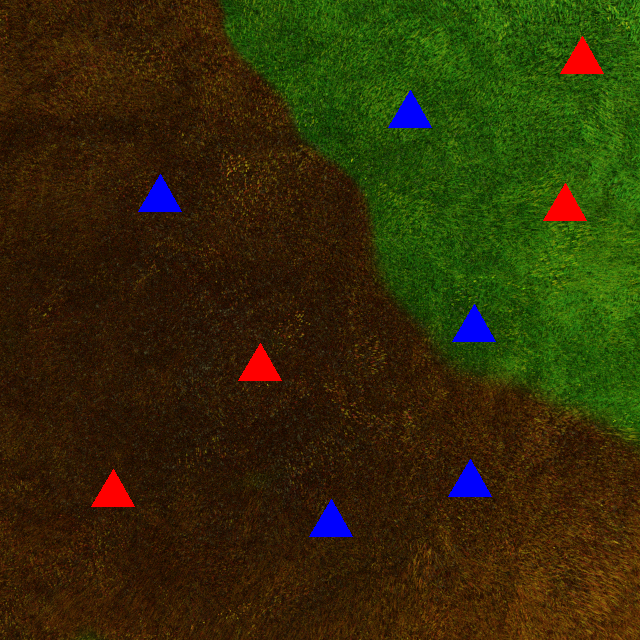
#> input picture photos/2.png, 640 x 640 px, found by its file name
$ python gpt.py
#> lines starting #> are read from the running program, lines starting #| are printed output that depends on the picture; after the words box and inside, x2 and y2 are one past the last pixel; in counts of white or black regions, pixels touching at a corner belong together
import cv2
import numpy as np

# Load the image
image_path = "photos/2.png"
image = cv2.imread(image_path)
#> image is the input picture: shape (640, 640, 3); mean B, G, R 8.1, 44.6, 49.8

# Convert the image to HSV color space
hsv_image = cv2.cvtColor(image, cv2.COLOR_BGR2HSV)
#> hsv_image: shape (640, 640, 3); mean H, S, V 25.3, 232.9, 65.5

# Define color ranges for green and brown regions
green_lower = np.array([35, 50, 50])
green_upper = np.array([85, 255, 255])
brown_lower = np.array([0, 50, 50])
brown_upper = np.array([35, 255, 255])

# Create masks for green and brown regions
green_mask = cv2.inRange(hsv_image, green_lower, green_upper)
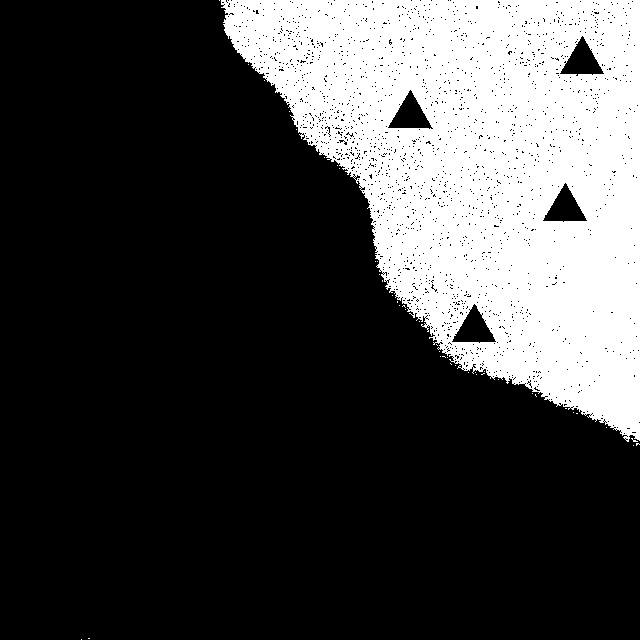
#> green_mask: shape (640, 640); 27.2% white; 43 white regions (42 under 20 px), largest, box (x1, y1, x2, y2) and area: (221, 0, 640, 442) 111303
brown_mask = cv2.inRange(hsv_image, brown_lower, brown_upper)
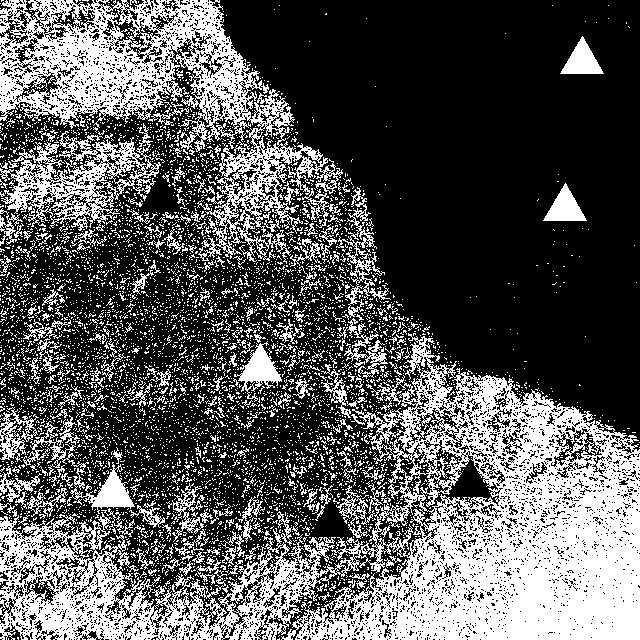
#> brown_mask: shape (640, 640); 34.5% white; 6113 white regions (5833 under 20 px), largest, box (x1, y1, x2, y2) and area: (0, 333, 640, 640) 70107, (0, 0, 343, 264) 25578, (0, 123, 161, 231) 5952

# Define color ranges for red and blue houses
red_lower = np.array([0, 50, 50])
red_upper = np.array([10, 255, 255])
blue_lower = np.array([100, 50, 50])
blue_upper = np.array([130, 255, 255])

# Create masks for red and blue houses
red_mask = cv2.inRange(hsv_image, red_lower, red_upper)
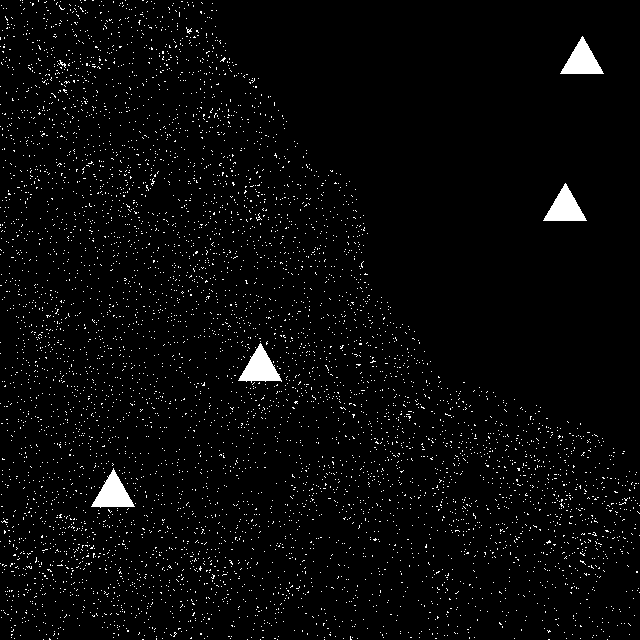
#> red_mask: shape (640, 640); 2.9% white; 5873 white regions (5868 under 20 px), largest, box (x1, y1, x2, y2) and area: (238, 343, 282, 383) 864, (91, 468, 135, 508) 859, (560, 36, 604, 74) 855, (543, 183, 587, 221) 855, (58, 60, 66, 68) 21
blue_mask = cv2.inRange(hsv_image, blue_lower, blue_upper)
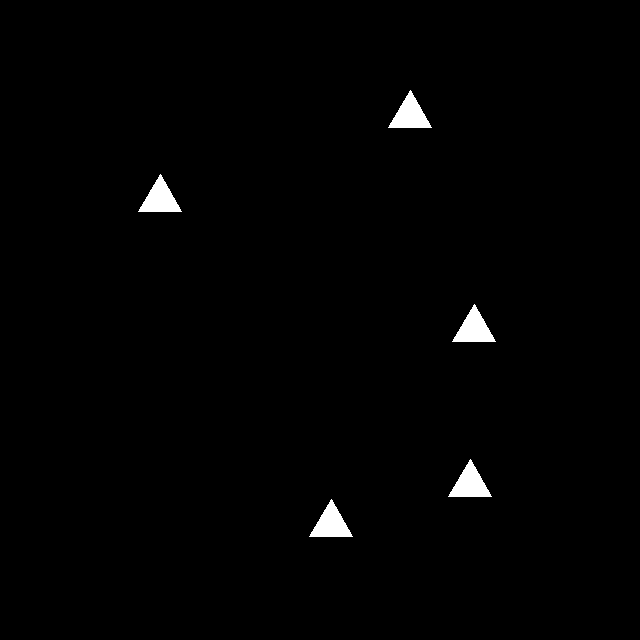
#> blue_mask: shape (640, 640); 1% white; 5 white regions, box (x1, y1, x2, y2) and area: (388, 90, 432, 128) 855, (138, 174, 182, 212) 855, (452, 304, 496, 342) 855, (448, 459, 492, 497) 855, (309, 499, 353, 537) 855

# Count blue and red houses in green region
green_blue_houses = cv2.countNonZero(blue_mask & green_mask)
#> green_blue_houses = 0
green_red_houses = cv2.countNonZero(red_mask & green_mask)
#> green_red_houses = 0

# Count blue and red houses in brown region
brown_blue_houses = cv2.countNonZero(blue_mask & brown_mask)
#> brown_blue_houses = 0
brown_red_houses = cv2.countNonZero(red_mask & brown_mask)
#> brown_red_houses = 12079

# Print the results
print("Green Region:")
print("Blue Houses:", green_blue_houses)
#| Blue Houses: 0
print("Red Houses:", green_red_houses)
#| Red Houses: 0

print("Brown Region:")
print("Blue Houses:", brown_blue_houses)
#| Blue Houses: 0
print("Red Houses:", brown_red_houses)
#| Red Houses: 12079

$ run again, with photos/1.png copied over photos/2.png
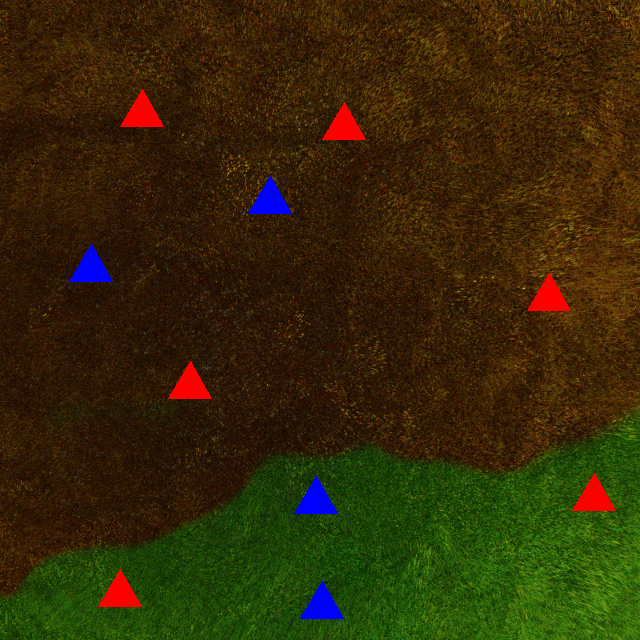
#> input picture photos/1.png, 640 x 640 px, found by its file name
#> image is the input picture: shape (640, 640, 3); mean B, G, R 7.3, 41.1, 52.4
#> hsv_image: shape (640, 640, 3); mean H, S, V 23.5, 233.2, 64.1
#> `green_mask = cv2.inRange(hsv_image, green_lower, green_upper)`:
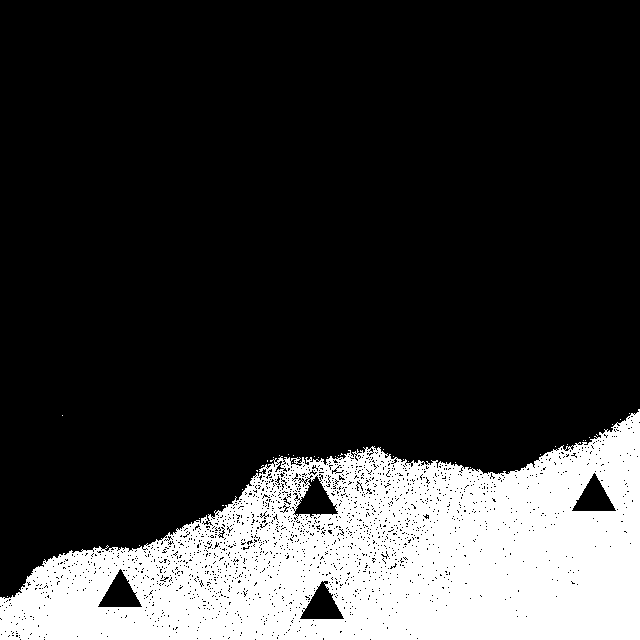
#> green_mask: shape (640, 640); 21.5% white; 38 white regions (37 under 20 px), largest, box (x1, y1, x2, y2) and area: (0, 409, 640, 640) 88166
#> brown_mask: shape (640, 640); 41.6% white; 5427 white regions (5201 under 20 px), largest, box (x1, y1, x2, y2) and area: (0, 0, 640, 475) 135337, (0, 514, 116, 598) 2910, (167, 355, 213, 404) 954
#> red_mask: shape (640, 640); 3.6% white; 6220 white regions (6213 under 20 px), largest, box (x1, y1, x2, y2) and area: (168, 359, 212, 400) 864, (527, 273, 571, 311) 863, (120, 89, 165, 128) 862
#> `blue_mask = cv2.inRange(hsv_image, blue_lower, blue_upper)`:
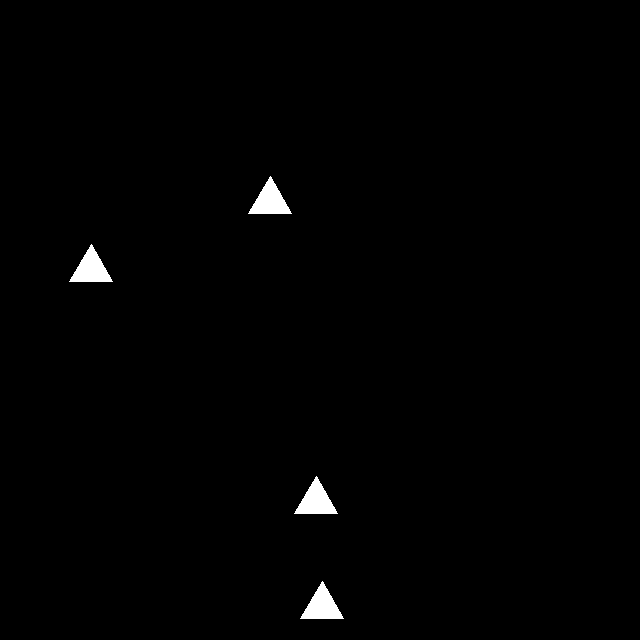
#> blue_mask: shape (640, 640); 0.83% white; 4 white regions, box (x1, y1, x2, y2) and area: (248, 176, 292, 214) 855, (69, 244, 113, 282) 855, (294, 476, 338, 514) 855, (300, 581, 344, 619) 855
#> green_blue_houses = 0
#> brown_red_houses = 14620
#| Blue Houses: 0
#| Red Houses: 0
#| Blue Houses: 0
#| Red Houses: 14620

$ run again, with photos/10.png copied over photos/2.png
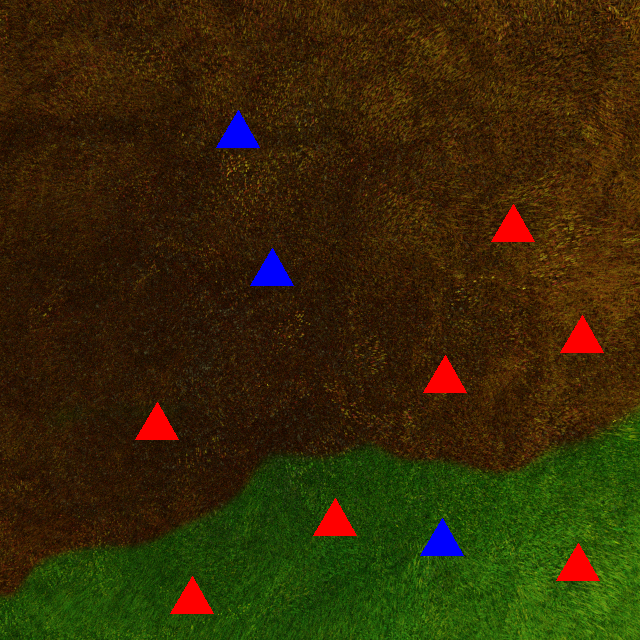
#> input picture photos/10.png, 640 x 640 px, found by its file name
#> image is the input picture: shape (640, 640, 3); mean B, G, R 6.8, 41, 52.9
#> hsv_image: shape (640, 640, 3); mean H, S, V 23.3, 233.2, 64.1
#> `green_mask = cv2.inRange(hsv_image, green_lower, green_upper)`:
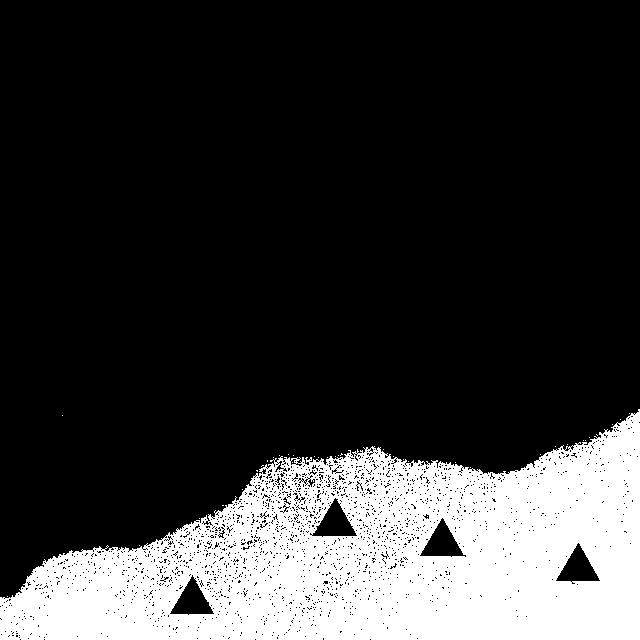
#> green_mask: shape (640, 640); 21.5% white; 38 white regions (37 under 20 px), largest, box (x1, y1, x2, y2) and area: (0, 409, 640, 640) 88114
#> brown_mask: shape (640, 640); 41.8% white; 5436 white regions (5208 under 20 px), largest, box (x1, y1, x2, y2) and area: (0, 0, 640, 475) 128977, (0, 123, 161, 231) 6049, (0, 514, 116, 598) 2910
#> red_mask: shape (640, 640); 3.8% white; 6235 white regions (6227 under 20 px), largest, box (x1, y1, x2, y2) and area: (560, 315, 604, 354) 862, (491, 204, 535, 243) 859, (423, 355, 467, 394) 858
#> `blue_mask = cv2.inRange(hsv_image, blue_lower, blue_upper)`:
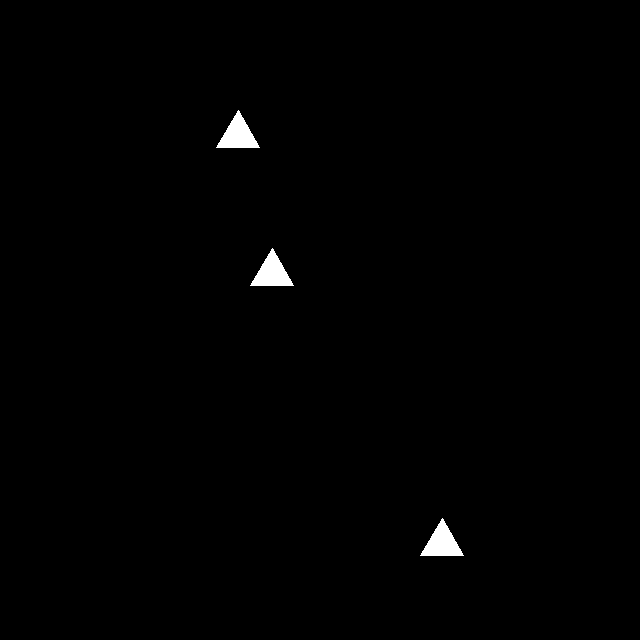
#> blue_mask: shape (640, 640); 0.63% white; 3 white regions, box (x1, y1, x2, y2) and area: (216, 110, 260, 148) 855, (250, 248, 294, 286) 855, (420, 518, 464, 556) 855
#> green_blue_houses = 0
#> brown_red_houses = 15502
#| Blue Houses: 0
#| Red Houses: 0
#| Blue Houses: 0
#| Red Houses: 15502

$ run again, with photos/11.png copied over photos/2.png
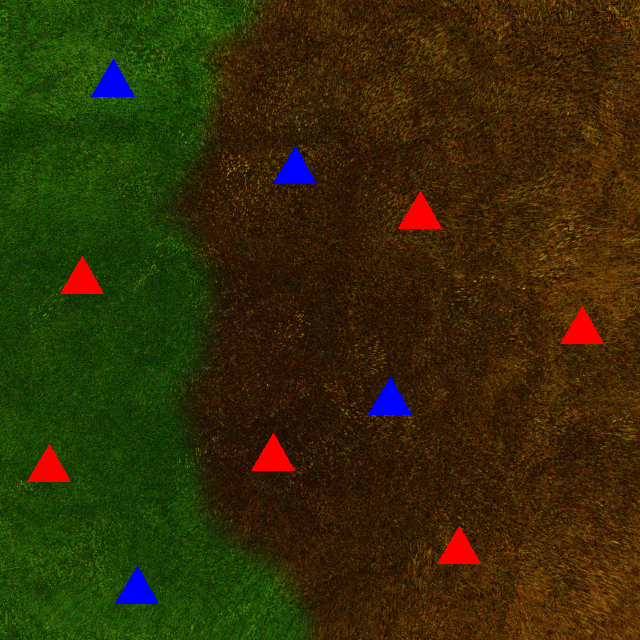
#> input picture photos/11.png, 640 x 640 px, found by its file name
#> image is the input picture: shape (640, 640, 3); mean B, G, R 7.3, 44.4, 51.2
#> hsv_image: shape (640, 640, 3); mean H, S, V 27.4, 233.8, 65.8
#> `green_mask = cv2.inRange(hsv_image, green_lower, green_upper)`:
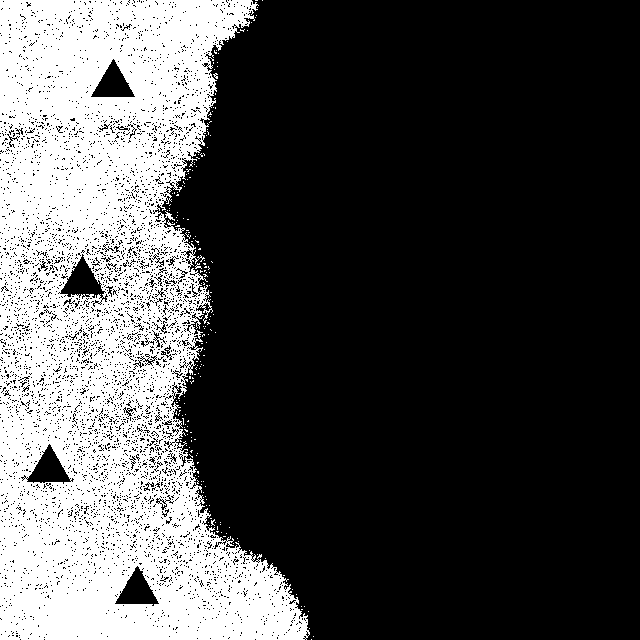
#> green_mask: shape (640, 640); 29.4% white; 198 white regions (197 under 20 px), largest, box (x1, y1, x2, y2) and area: (0, 0, 310, 640) 119872
#> brown_mask: shape (640, 640); 42.2% white; 2925 white regions (2778 under 20 px), largest, box (x1, y1, x2, y2) and area: (201, 0, 640, 640) 154703, (251, 433, 307, 478) 950, (60, 256, 104, 294) 855
#> red_mask: shape (640, 640); 3.1% white; 4892 white regions (4886 under 20 px), largest, box (x1, y1, x2, y2) and area: (560, 306, 604, 345) 861, (437, 526, 481, 564) 861, (398, 191, 442, 230) 859, (251, 433, 295, 471) 857, (60, 256, 104, 294) 855, (27, 444, 71, 482) 855
#> `blue_mask = cv2.inRange(hsv_image, blue_lower, blue_upper)`:
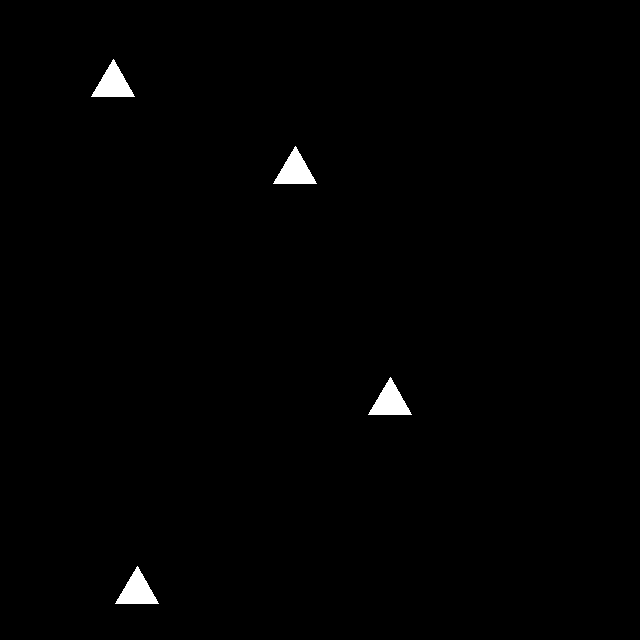
#> blue_mask: shape (640, 640); 0.83% white; 4 white regions, box (x1, y1, x2, y2) and area: (91, 59, 135, 97) 855, (273, 146, 317, 184) 855, (368, 377, 412, 415) 855, (115, 566, 159, 604) 855
#> green_blue_houses = 0
#> brown_red_houses = 12820
#| Blue Houses: 0
#| Red Houses: 0
#| Blue Houses: 0
#| Red Houses: 12820
